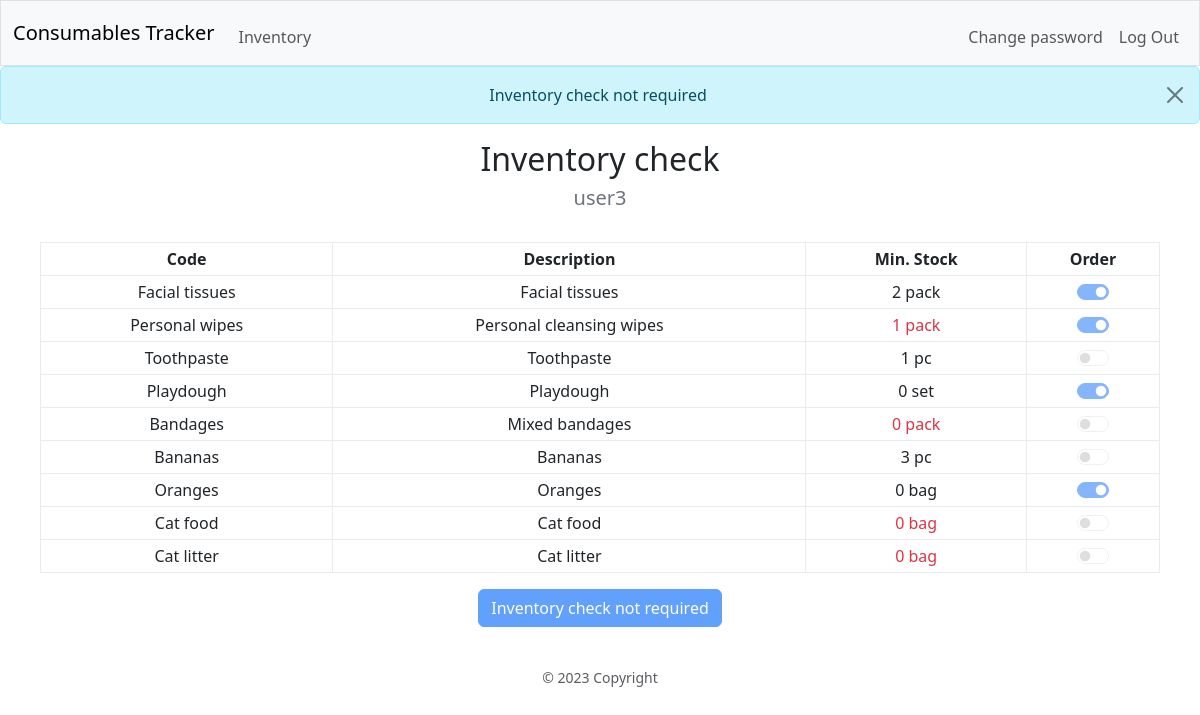
Page /inventory (signed in) on the committed database.
### database.py (models this page shows, shortened)
class Base(MappedAsDataclass, DeclarativeBase):
    id: Mapped[int] = mapped_column(init=False, primary_key=True)
    name: Mapped[str] = mapped_column(unique=True)

class User(Base):
    password: Mapped[str] = mapped_column(repr=False)
    products: Mapped[List["Product"]] = relationship(
        default_factory=list, back_populates="responsable", repr=False)
    admin: Mapped[bool] = mapped_column(default=False)
    in_use: Mapped[bool] = mapped_column(default=True)
    done_inv: Mapped[bool] = mapped_column(default=True)
    reg_req: Mapped[bool] = mapped_column(default=True)
    req_inv: Mapped[bool] = mapped_column(default=False)
    details: Mapped[Optional[str]] = mapped_column(default=None, repr=False)
    username = synonym("name")

class Product(Base):
    description: Mapped[str]
    responsable_id = mapped_column(ForeignKey("users.id"), nullable=False)
    responsable: Mapped[User] = relationship(back_populates="products",
                                             repr=False)
    category_id = mapped_column(ForeignKey("categories.id"), nullable=False)
    category: Mapped[Category] = relationship(back_populates="products",
                                              repr=False)
    supplier_id = mapped_column(ForeignKey("suppliers.id"), nullable=False)
    supplier: Mapped[Supplier] = relationship(back_populates="products",
                                              repr=False)
    meas_unit: Mapped[str]
    min_stock: Mapped[int]
    ord_qty: Mapped[int]
    to_order: Mapped[bool] = mapped_column(default=False)
    critical: Mapped[bool] = mapped_column(default=False)
    in_use: Mapped[bool] = mapped_column(default=True)

### blueprints/inv/inv.py (the view)
@inv_bp.route("/inventory", methods=["GET", "POST"])
@login_required
def inventory():
    inv_form: InventoryForm = InventoryForm()
    with dbSession() as db_session:
        user = db_session.get(User, session.get("user_id"))
    if inv_form.validate_on_submit() and not user.done_inv:
        with dbSession() as db_session:
            products = db_session.scalars(
                select(Product)
                .filter_by(responsable_id=user.id, in_use=True)
                ).all()
            for product in products:
                if str(product.id) in request.form:
                    product.to_order = True
                else:
                    product.to_order = False
            db_session.get(User, user.id).done_inv = True
            db_session.commit()
        flash("Inventory has been submitted")
        return redirect(url_for("main.index"))
    elif inv_form.errors:
        flash_errors = [error for errors in inv_form.errors.values()
                        for error in errors]
        for error in flash_errors:
            flash(error, "error")
    elif user.done_inv:
        flash("Inventory check not required", "info")
    with dbSession() as db_session:
        products = db_session.scalars(
            select(Product)
            .filter_by(responsable_id=user.id, in_use=True)
            .order_by(Product.category_id, Product.name)
            ).all()
    return render_template(
        "inv/inventory.html",
        products=products, form=inv_form, user=user)

### blueprints/inv/inv.py
class InventoryForm(FlaskForm):
    """Flask-WTF form used just for csrf token."""

### app.py (called while the page is built)
@app.context_processor
def inject_now():
    return {'now': datetime.utcnow()}

### helpers.py (called while the page is built)
def login_required(f):
    @wraps(f)
    def decorated_function(*args, **kwargs):
        if session.get("user_id") is None:
            flash("You have to be logged in...", "warning")
            return redirect(url_for("auth.login"))
        return f(*args, **kwargs)
    return decorated_function

### blueprints/inv/templates/inv/inventory.html (shortened to what this page needs)
{% extends "layout.html" %}
{% block page_title %}
Inventory check
<h5><span class="text-secondary">{{ user.name }}</span></h5>
{% endblock %}
{% block main %}
<form method="POST">
    <div class="table-responsive mx-auto" style="max-width: 70rem;">
        <table class="table align-middle table-sm table-hover table-bordered border-light-subtle">
            <thead>
                <tr>
                    <th>Code</th>
                    <th>Description</th>
                    <th>Min. Stock</th>
                    <th>Order</th>
                </tr>
            </thead>
            <tbody>
                {% for product in products %}
                <tr>
                    <td>{{ product.name }}</td>
                    <td>{{ product.description }}</td>
                    <td {% if product.critical %}class="text-danger"{% endif %}>{{ product.min_stock }} {{ product.meas_unit }}</td>
                    <td>
                        <div class="form-switch">
                            <input class="form-check-input" type="checkbox" role="switch" id={{ product.id }} name={{ product.id }} {% if user.done_inv %}disabled{% endif %} {% if product.to_order %}checked{% endif %}>
                        </div>
                    </td>
                </tr>
                {% endfor %}
            </tbody>
        </table>
    </div>
    <input class="btn btn-primary" type="submit" {% if user.done_inv %}value="Inventory check not required" disabled{% else %}value="Submit inventory"{% endif %} >
</form>
{% endblock %}

### rows in the picture
User: name "user3", done_inv "Inventory check not required"
Product: name "Facial tissues", description "Facial tissues", min_stock "2", meas_unit "pack", to_order "☑"
Product: name "Personal wipes", description "Personal cleansing wipes", min_stock "1", meas_unit "pack", to_order "☑"
Product: name "Toothpaste", description "Toothpaste", min_stock "1", meas_unit "pc"
Product: name "Playdough", description "Playdough", min_stock "0", meas_unit "set", to_order "☑"
Product: name "Bandages", description "Mixed bandages", min_stock "0", meas_unit "pack"
Product: name "Bananas", description "Bananas", min_stock "3", meas_unit "pc"
Product: name "Oranges", description "Oranges", min_stock "0", meas_unit "bag", to_order "☑"
Product: name "Cat food", description "Cat food", min_stock "0", meas_unit "bag"
Product: name "Cat litter", description "Cat litter", min_stock "0", meas_unit "bag"

### other values in the picture
{{ message }} "Inventory check not required"
